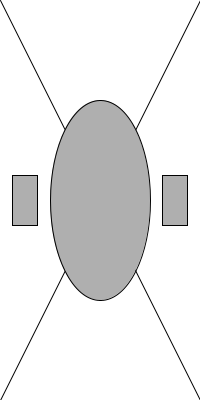
Frame 1 (no input)
Frame 60 (the mouse pressed at the canvas centre just before this capture): identical to frame 1, image omitted
Frame 120 (the mouse held since frame 60 and released just before this capture): identical to frame 1, image omitted

The Processing sketch that drew this single still picture (run headless with seeded random() and noise(); from frame 60 on, the mouse is pressed at the canvas centre):

// Processing sketch: Exercise4_5
// ── Exercise4_5.pde


void setup(){
  size(200,400);

};


void draw(){
  
  
  //background(0);
  stroke(2);
   fill(175);
  rect(100,100,100,100);
  
  stroke(2);
fill(150);
rect(90,100,15,100);

line(100,100, 200,200);
line(200,100, 100,200);

stroke(2);
fill(255);
ellipse(150,150,20,20);

// second rectangle, 2x size

  stroke(2);
   fill(175);
  rect(width/2, height/2, width/2, width/2);
  
// actual solution
// from http://learningprocessing.com/exercises/chp04/exercise-04-05-width-height
  background(255);
  stroke(0);
  fill(175);
  line(0,0,width,height);
  line(width,0,0,height);
  rectMode(CENTER);
  ellipse(width/2,height/2,width/2,height/2);
  rect(width/8,height/2,width/8,height/8);
  rect(7*width/8,height/2,width/8,height/8);


 
};
